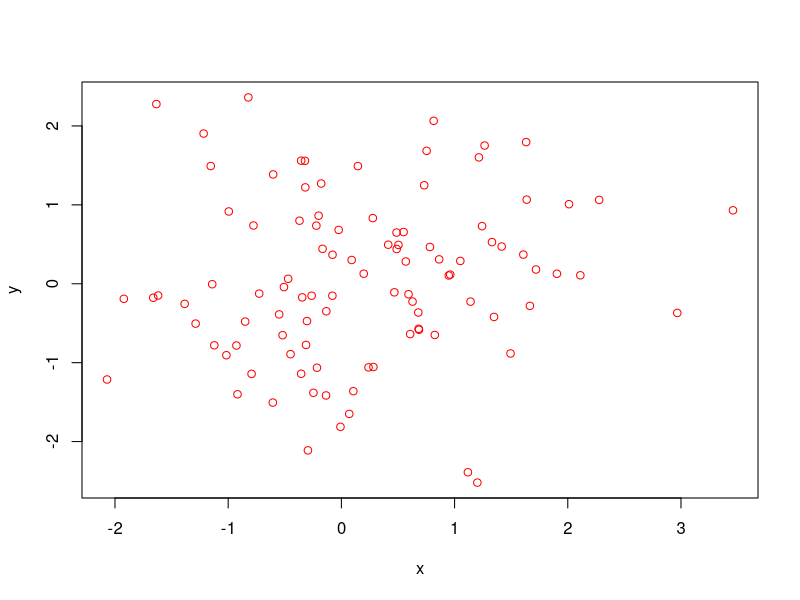

This chart was generated by the following R code:
## ---- chunk 1
knitr::opts_chunk$set(echo = TRUE)
#knitr::opts_knit$set(root.dir = 'D:/Data/Dropbox/Meike/BRM1_IBA_2022/Assignments/')
setwd("~/Documents/University Desktop/BRM1/BRM_WEEK1")
## ---- chunk 2
# write your code here
getwd() # check working directory
rm(list=ls()) 
"You only need to remove the objects in your environment when you are working in R, not when you are knitting (it starts from an empty environment anyway)."
## ---- chunk 3
# here i create two random variables
x <- rnorm(100)
y <- rnorm(100)
# here i inspect these variables
summary(x)
summary(y)
# and plot them
plot(x,y, col="red")
## ---- chunk 4
# write your code here
CYP <- read.csv("CYP_KGZ.csv", sep = ",")
GP <- read.csv("EastGermany_Portsmouth.csv", sep = ",")


## ---- chunk 5
# write your code here
# Inspection of the variables with different R commands
summary(CYP)
head(CYP)
tail(CYP)
str(CYP)
colnames(CYP)

summary(GP)
head(GP)
tail(GP)
str(GP)
colnames(GP)

## ---- chunk 6
question_1 <- function() {
   # write your code here
   # use print() around your table command so it is shown in output below
}
question_1()
## ---- chunk 7
question_2_a <- function() {
   # write your code here
   # use print() around your commands so it is shown in output below
}
question_2_a()
## ---- chunk 8
question_2_b <- function() {
  # write your code here
  # make sure you end with the absolute difference
  # so this is printed in your output
}
question_2_b()
## ---- chunk 9
question_3_a <- function() {
   # write your code here
   # use print() around your commands so they are shown in output below
}
question_3_a()

## ---- chunk 10
question_3_b <- function() {
   # write your code here
}
question_3_b()

## ---- chunk 11
question_4 <- function() {
  # write your code here
  # use print() around your tapply commands so it is shown in output below
}
question_4()
## ---- chunk 12
question_6_a <- function() {
  # write your code here
  # use print() around your commands so it is shown in output below
}
question_6_a()

## ---- chunk 13
question_6_b <- function() {
  # write your code here
}
question_6_b()

## ---- chunk 14
par(mfrow=c(1,2))
question_7 <- function() {
  # write your code here
  # save your plots in an r object
  # use print() to make sure these plots are shown in output below
}
question_7()

## ---- chunk 15
library(ggplot2)

question_8 <- function() {
  
  # write your code here
  # save your plot in an r object
  # repeat for each country
  # use print() to make sure these plots are shown in output below
}
question_8()

